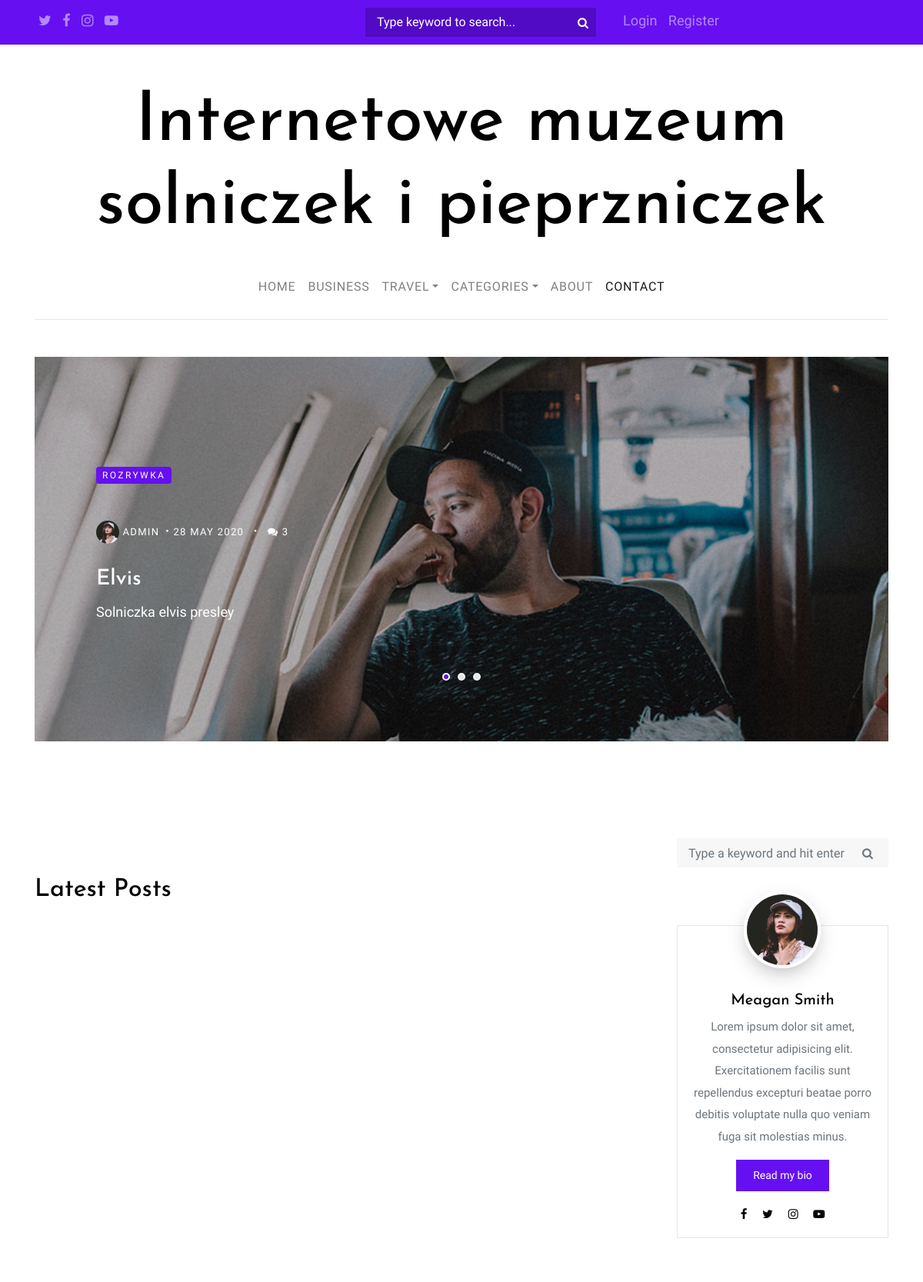
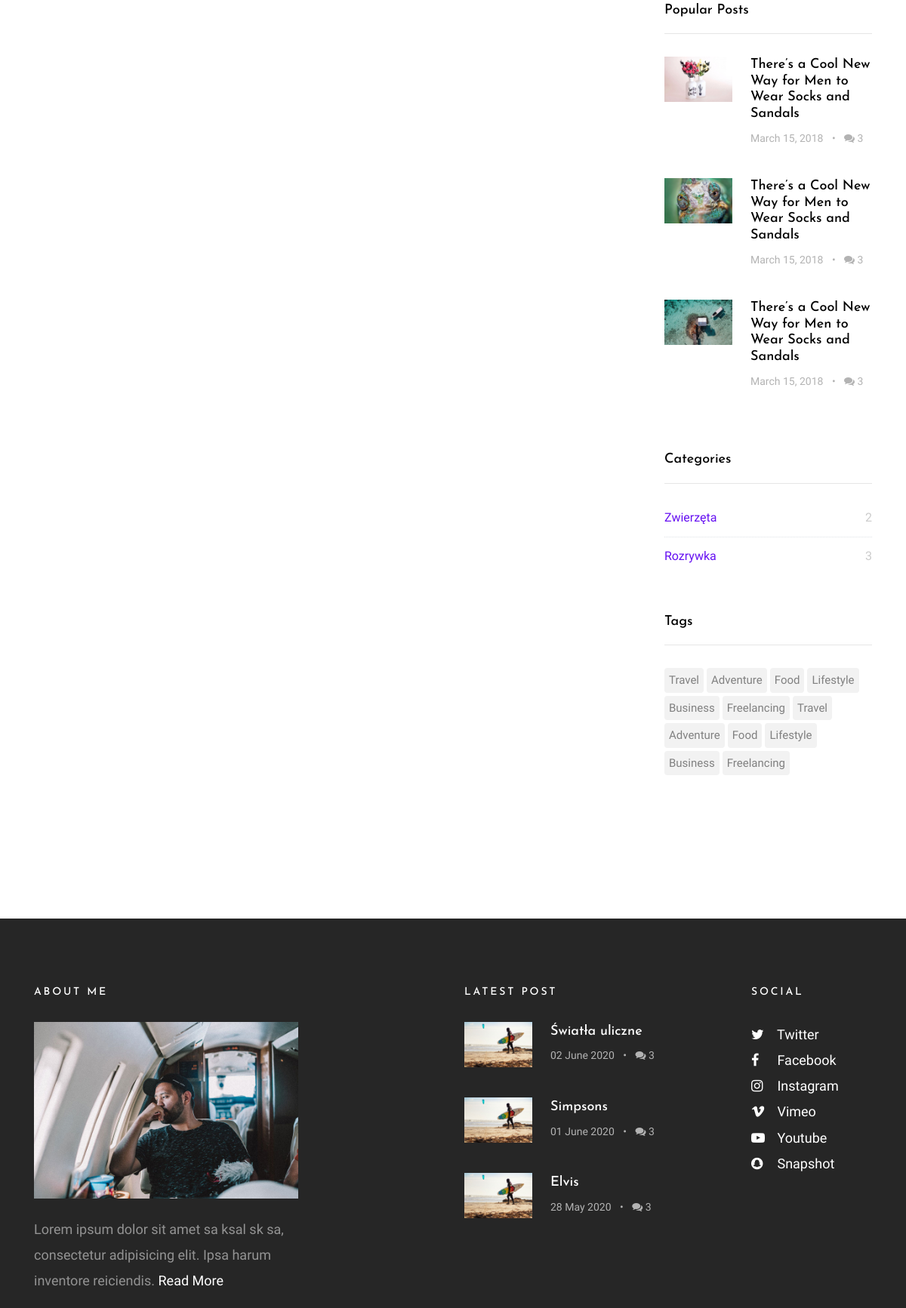
The page / (upper part) on the database its author committed (2 pictures, top to bottom).
### posts/models.py (models this page shows, shortened)
class Post(models.Model):
    name = models.CharField(max_length=100)
    description = models.TextField()
    date_posted = models.DateTimeField(default=timezone.now)
    updated_date = models.DateTimeField(auto_now=True)
    author = models.ForeignKey(User, on_delete=models.CASCADE)
    category = models.ForeignKey(Category, on_delete=models.DO_NOTHING)
    likes = models.IntegerField(default=0)

class Category(models.Model):
    name = models.CharField(max_length=150, unique=True)
    def __str__(self):
        return self.name

### posts/views.py (the view)
# urls.py: path("", home, name="home-page"),
def home(request):
    context = {
        'posts': Post.objects.all().order_by('-date_posted')
    }
    return render(request, 'posts/home.html', context)

### posts/context_processors.py (called while the page is built)
def slider(request):
    posts = Post.objects.all()
    random_posts = sample(list(posts), 3)
    return {'random_posts': random_posts}

def categories(request):
    categories = Category.objects.all()
    return {'categories': categories}

def latest_posts(request):
    return {'latest_posts': Post.objects.all().order_by('-date_posted')[:3]}

### posts/templates/posts/home.html (shortened to what this page needs)
{% extends 'posts/base.html' %}
{% block content %}
<div class="row">
    <div class="col-md-6">
        <h2 class="mb-4">Latest Posts</h2>
    </div>
</div>
<div class="container">
    <div class="row">
        {% for post in posts %}
        <div class="col-md-6">
        </div>
        {% endfor %}
    </div>
</div>
{% endblock content %}

### posts/templates/posts/base.html (shortened to what this page needs)
{% load static %}
<!doctype html>
<html lang="en">
  <head>
    <link rel="stylesheet" href="https://stackpath.bootstrapcdn.com/bootstrap/4.4.1/css/bootstrap.min.css"
>
    <link rel="stylesheet" href="{% static 'posts/css/bootstrap.css' %}">
    <link rel="stylesheet" href="{% static 'posts/css/animate.css' %}">
    <link rel="stylesheet" href="{% static 'posts/css/owl.carousel.min.css' %}">
    <link rel="stylesheet" href="{% static 'posts/fonts/ionicons/css/ionicons.min.css' %}">
    <link rel="stylesheet" href="{% static 'posts/fonts/fontawesome/css/font-awesome.min.css' %}">
    <link rel="stylesheet" href="{% static 'posts/fonts/flaticon/font/flaticon.css' %}">
    <link rel="stylesheet" href="{% static 'posts/css/style.css' %}">
  </head>
  <body>
    <div class="wrap">
      <header role="banner">
        <div class="top-bar">
          <div class="container">
            <div class="row">
              <div class="col social">
                <a href="#"><span class="fa fa-twitter"></span></a>
                <a href="#"><span class="fa fa-facebook"></span></a>
                <a href="#"><span class="fa fa-instagram"></span></a>
                <a href="#"><span class="fa fa-youtube-play"></span></a>
              </div>
              <div class="col search-top">
                <form action="/search" class="search-top-form">
                  <span class="icon fa fa-search"></span>
                  <input type="text" name="q" id="s" placeholder="Type keyword to search...">
                </form>
              </div>
              <div class="col social">
                {% if user.is_authenticated %}
                  <a href="{% url 'logout' %}">Logout</a>
                  <a href="{% url 'profile' %}">Profile</a>
                {% else %}
                  <a href="{% url 'login' %}">Login</a>
                  <a href="{% url 'register' %}">Register</a>
                {% endif %}
              </div>
            </div>
          </div>
        </div>
        <div class="container logo-wrap">
          <div class="row pt-5">
            <div class="col-12 text-center">
              <h1 class="site-logo"><a href="{% url 'home-page' %}">Internetowe muzeum solniczek i pieprzniczek</a></h1>
            </div>
          </div>
        </div>
        <nav class="navbar navbar-expand-md  navbar-light bg-light">
          <div class="container">
            <div class="collapse navbar-collapse" id="navbarMenu">
              <ul class="navbar-nav mx-auto">
                <li class="nav-item">
                  <a class="nav-link" href="{% url 'home-page' %}">Home</a>
                </li>
                <li class="nav-item">
                  <a class="nav-link" href="#">Business</a>
                </li>
                <li class="nav-item dropdown">
                  <a class="nav-link dropdown-toggle" href="%" id="dropdown04" data-toggle="dropdown" aria-haspopup="true" aria-expanded="false">Travel</a>
                </li>
                <li class="nav-item dropdown">
                  <a class="nav-link dropdown-toggle" href="#" id="dropdown05" data-toggle="dropdown" aria-haspopup="true" aria-expanded="false">Categories</a>
                </li>
                <li class="nav-item">
                  <a class="nav-link" href="{% url 'about-page' %}">About</a>
                </li>
                <li class="nav-item">
                  <a class="nav-link active" href="{% url 'contact-page' %}">Contact</a>
                </li>
              </ul>
            </div>
          </div>
        </nav>
      </header>
    <section class="site-section pt-5 pb-5">
        <div class="container">
          <div class="row">
            <div class="col-md-12">
              <div class="owl-carousel owl-theme home-slider">
                {% for random_post in random_posts %}
                <div>
                  <a href="blog-single.html" class="a-block d-flex align-items-center height-lg" style="background-image: url('images/img_1.jpg'); ">
                    <div class="text half-to-full">
                      <span class="category mb-5">{{random_post.category}}</span>
                      <div class="post-meta">
                        <span class="author mr-2"><img src="images/person_1.jpg"> {{ random_post.author }}</span>&bullet;
                        <span class="mr-2">{{ random_post.date_posted|date:"d E o" }} </span> &bullet;
                        <span class="ml-2"><span class="fa fa-comments"></span> 3</span>
                      </div>
                      <h3>{{ random_post.name }}</h3>
                      <p>{{ random_post.description }}</p>
                    </div>
                  </a>
                </div>
                {% endfor %}
              </div>
            </div>
          </div>
        </div>
      </section>
    <section class="site-section pt-5">
      <div class="container">
        <div class="row blog-entries">
          <div class="col-md-12 col-lg-8 main-content">
            <div class="row mb-5 mt-5">
              <div class="col-md-12">
              {% block content %}{% endblock %}
              </div>
            </div>
          </div>
          <div class="col-md-12 col-lg-4 sidebar">
            <div class="sidebar-box search-form-wrap">
              <form action="/search" class="search-form">
                <div class="form-group">
                  <span class="icon fa fa-search"></span>
                  <input type="text" name="q" class="form-control" id="s" placeholder="Type a keyword and hit enter">
                </div>
              </form>
            </div>
            <div class="sidebar-box">
              <div class="bio text-center">
                <img src="{% static 'posts/images/person_1.jpg' %}" alt="Image Placeholder" class="img-fluid">
                <div class="bio-body">
                  <h2>Meagan Smith</h2>
                  <p>Lorem ipsum dolor sit amet, consectetur adipisicing elit. Exercitationem facilis sunt repellendus excepturi beatae porro debitis voluptate nulla quo veniam fuga sit molestias minus.</p>
                  <p><a href="{% url 'about-page' %}" class="btn btn-primary btn-sm">Read my bio</a></p>
                  <p class="social">
                    <a href="#" class="p-2"><span class="fa fa-facebook"></span></a>
                    <a href="#" class="p-2"><span class="fa fa-twitter"></span></a>
                    <a href="#" class="p-2"><span class="fa fa-instagram"></span></a>
                    <a href="#" class="p-2"><span class="fa fa-youtube-play"></span></a>
                  </p>
                </div>
              </div>
            </div>
            <div class="sidebar-box">
              <h3 class="heading">Popular Posts</h3>
              <div class="post-entry-sidebar">
                <ul>
                  <li>
                    <a href="">
                      <img src="{% static 'posts/images/img_2.jpg' %}" alt="Image placeholder" class="mr-4">
                      <div class="text">
                        <h4>There’s a Cool New Way for Men to Wear Socks and Sandals</h4>
                        <div class="post-meta">
                          <span class="mr-2">March 15, 2018 </span> &bullet;
                          <span class="ml-2"><span class="fa fa-comments"></span> 3</span>
                        </div>
                      </div>
                    </a>
                  </li>
                  <li>
                    <a href="">
                      <img src="{% static 'posts/images/img_4.jpg' %}" alt="Image placeholder" class="mr-4">
                      <div class="text">
                        <h4>There’s a Cool New Way for Men to Wear Socks and Sandals</h4>
                        <div class="post-meta">
                          <span class="mr-2">March 15, 2018 </span> &bullet;
                          <span class="ml-2"><span class="fa fa-comments"></span> 3</span>
                        </div>
                      </div>
                    </a>
                  </li>
                  <li>
                    <a href="">
                      <img src="{% static 'posts/images/img_12.jpg' %}" alt="Image placeholder" class="mr-4">
                      <div class="text">
                        <h4>There’s a Cool New Way for Men to Wear Socks and Sandals</h4>
                        <div class="post-meta">
                          <span class="mr-2">March 15, 2018 </span> &bullet;
                          <span class="ml-2"><span class="fa fa-comments"></span> 3</span>
                        </div>
                      </div>
                    </a>
                  </li>
                </ul>
              </div>
            </div>
            <div class="sidebar-box">
              <h3 class="heading">Categories</h3>
              <ul class="categories">
                {% for category in categories %}
                  <li><a href="#">{{category.name}} <span>{{ category.post_set.count }}</span></a></li>
                {% endfor %}
              </ul>
            </div>
            <div class="sidebar-box">
              <h3 class="heading">Tags</h3>
              <ul class="tags">
                <li><a href="#">Travel</a></li>
                <li><a href="#">Adventure</a></li>
                <li><a href="#">Food</a></li>
                <li><a href="#">Lifestyle</a></li>
                <li><a href="#">Business</a></li>
                <li><a href="#">Freelancing</a></li>
                <li><a href="#">Travel</a></li>
                <li><a href="#">Adventure</a></li>
                <li><a href="#">Food</a></li>
                <li><a href="#">Lifestyle</a></li>
                <li><a href="#">Business</a></li>
                <li><a href="#">Freelancing</a></li>
              </ul>
            </div>
          </div>
        </div>
      </div>
    </section>
    <footer class="site-footer">
        <div class="container">
          <div class="row mb-5">
            <div class="col-md-4">
              <h3>About Me</h3>
              <p class="mb-4">
                <img src="{% static 'posts/images/img_1.jpg' %}" alt="Image placeholder" class="img-fluid">
              </p>
              <p>Lorem ipsum dolor sit amet sa ksal sk sa, consectetur adipisicing elit. Ipsa harum inventore reiciendis.
                <a href="{% url 'about-page' %}">Read More</a></p>
            </div>
            <div class="col-md-6 ml-auto">
              <div class="row">
                <div class="col-md-7">
                  <h3>Latest Post</h3>
                  <div class="post-entry-sidebar">
                    <ul>
                      {% for latest_post in latest_posts %}
                      <li>
                        <a href="">
                          <img src="{% static 'posts/images/img_6.jpg' %}" alt="Image placeholder" class="mr-4">
                          <div class="text">
                            <h4>{{ latest_post.name }}</h4>
                            <div class="post-meta">
                              <span class="mr-2">{{ latest_post.date_posted|date:"d E o" }} </span> &bullet;
                              <span class="ml-2"><span class="fa fa-comments"></span> 3</span>
                            </div>
                          </div>
                        </a>
                      </li>
                      {% endfor %}
                    </ul>
                  </div>
                </div>
                <div class="col-md-1"></div>
                <div class="col-md-4">
                  <div class="mb-5">
                    <h3>Social</h3>
                    <ul class="list-unstyled footer-social">
                      <li><a href="#"><span class="fa fa-twitter"></span> Twitter</a></li>
                      <li><a href="#"><span class="fa fa-facebook"></span> Facebook</a></li>
                      <li><a href="#"><span class="fa fa-instagram"></span> Instagram</a></li>
                      <li><a href="#"><span class="fa fa-vimeo"></span> Vimeo</a></li>
                      <li><a href="#"><span class="fa fa-youtube-play"></span> Youtube</a></li>
                      <li><a href="#"><span class="fa fa-snapchat"></span> Snapshot</a></li>
                    </ul>
                  </div>
                </div>
              </div>
            </div>
          </div>
        </div>
      </footer>
    </div>
  </body>
</html>

### rows shown on the page
Post: category "ROZRYWKA", author "ADMIN", date_posted "28 MAY 2020", name "Elvis", description "Solniczka elvis presley", date_posted "28 May 2020"
Category: name "Zwierzęta", post_set.count "2"
Category: name "Rozrywka", post_set.count "3"
Post: name "Światła uliczne", date_posted "02 June 2020"
Post: name "Simpsons", date_posted "01 June 2020"
